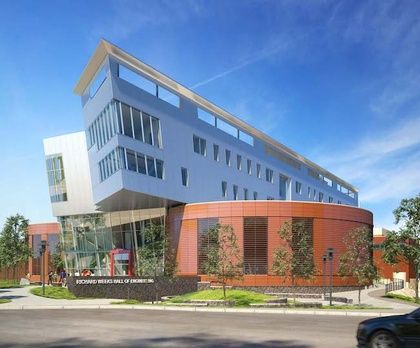
%> input picture Project2/WeeksHallSmall.jpg, 420 x 348 px, shrunk from 650 x 539 before the run
$ octave part1.m   (GNU Octave 9; MATLAB toolbox functions it lacks are replaced by stand-ins)
%> lines starting %> are read from the running program, lines starting %| are printed output that depends on the picture
image = imread("Project2/WeeksHallSmall.jpg");
%> image is the input picture: size 348x420x3 uint8; mean R, G, B 123, 140.3, 165.4
% imshow(image);
image = rgb2gray(image);
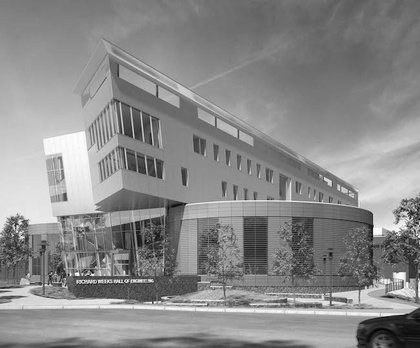
%> image: size 348x420 uint8; min 1, max 255, mean 138
% imshow(image);
image = double(image);
%> image: size 348x420 double

% [59 lines of commented-out code are left out]
[rows, cols] = size(image);
%> rows = 348; cols = 420
% [52 lines of commented-out code are left out]
tau = 30;
fiveByfive = [0 0 0 0 0;
               0 0 0 0 0;
               0 0 -1 0 0;
               0 1 0 0 -1;
               0 0 0 1 0];
newPic = conv2(fiveByfive, image);
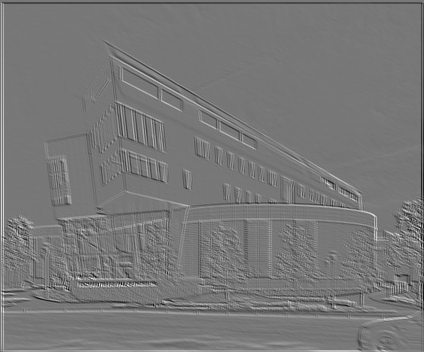
%> newPic: size 352x424 double; min -294, max 330, mean 0; drawn with min black and max white
for row = 1:rows
    for col = 1:cols
         if newPic(row, col) > tau
            newPic(row, col) = 1;
        else
            newPic(row, col) = 0;
        end
    end
end
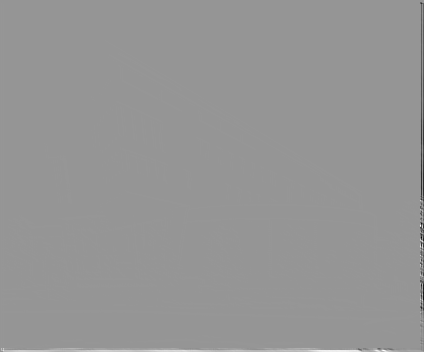
%> newPic: size 352x424 double; min -294, max 207, mean 0.1; drawn with min black and max white
figure;
imshow(newPic);
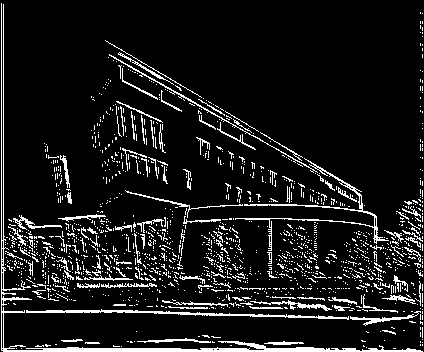
%> displayed picture: size 352x424, on the screen's scale of 0 to 255; 10% white in thin lines or dots
title('Slope Detection');

$ run again, with Project2/part1a.jpg copied over Project2/WeeksHallSmall.jpg
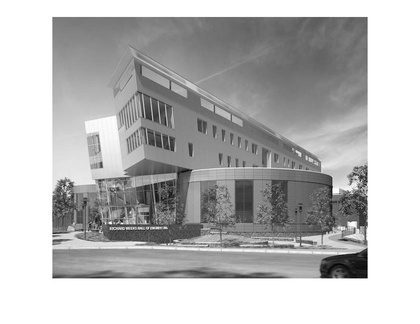
%> input picture Project2/part1a.jpg, 420 x 324 px, shrunk from 866 x 668 before the run
%> image is the input picture: size 324x420x3 uint8; min 0, max 255, mean 184
%> after the loop `for row = 1:rows`:
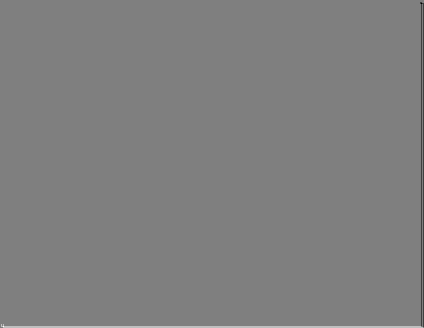
%> newPic: size 328x424 double; min -510, max 510, mean 0.4; drawn with min black and max white
%> `imshow(newPic);`:
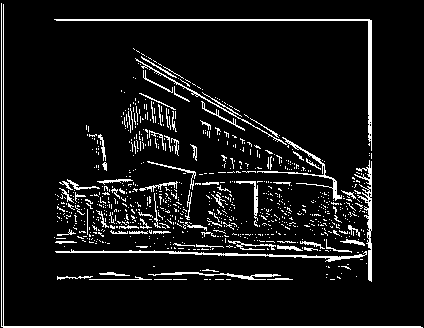
%> displayed picture: size 328x424, on the screen's scale of 0 to 255; 7.9% white in thin lines or dots
